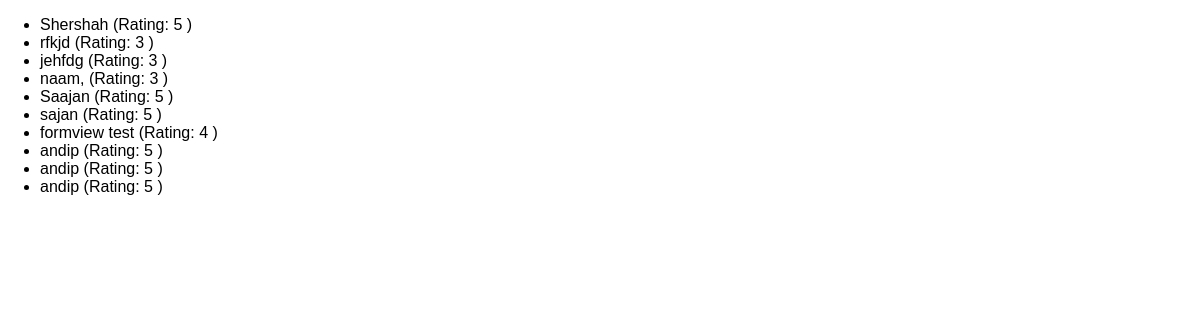
Page /reviews on the earlier database version.
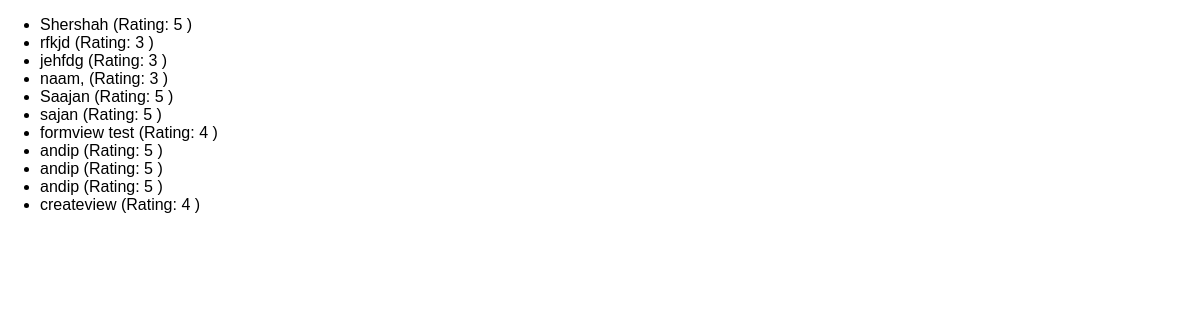
Same page on the later database version.
### reviews/models.py (models this page shows)
class Review(models.Model):
    username = models.CharField(max_length=100)
    review_text = models.TextField()
    rating = models.IntegerField()
    owner_comment = models.TextField(blank=True)

### reviews/views.py (the view)
# urls.py: path('reviews', views.ReviewListView.as_view()),
class ReviewListView(ListView):
    template_name = 'reviews/review_list.html'
    model = Review
    context_object_name = "reviews"

### reviews/templates/reviews/review_list.html (shortened to what this page needs)
{% extends "reviews/base.html" %}
{% block content %}
<ul>
    {% for review in reviews %}
    <li> {{ review.username }}  (Rating: {{ review.rating }} )</li>
    {% endfor %}
</ul>
{% endblock content %}

### reviews/templates/reviews/base.html (shortened to what this page needs)
{% load static %}
<!DOCTYPE html>
<html lang="en">
<head>
    <link rel="stylesheet" href="{% static "reviews/styles.css" %}">
</head>
<body>
    {% block content %}{% endblock content %}
</body>
</html>

### reviews/static/reviews/styles.css (style rules this page uses)
body { font-family: sans-serif; margin: 0; }

Differences in the rows shown:
added Review: username "createview", rating "4"
